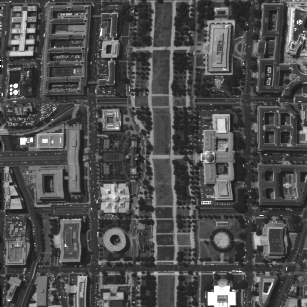
%> input picture tool/Original_band30.tif, 307 x 307 px
$ octave SGE_Demo.m   (GNU Octave 9; MATLAB toolbox functions it lacks are replaced by stand-ins)
%> lines starting %> are read from the running program, lines starting %| are printed output that depends on the picture
clear all;
close all;
clc;
%%% 加载文件夹
addpath(genpath('images\'));
addpath(genpath('Codes\'));
%% 读取或加载图像
[filename, filepath, FilterIndex ] = uigetfile('images/*.*','Read image');
%> the answer given: ../../../tool/Original_band30.tif
y =  double((imread(fullfile(filepath,filename))));
%> y: size 307x307 double; min 0, max 255, mean 77.6; mean of the top-left, top-right, bottom-left and bottom-right quarters 78, 76.3, 78.3, 77.7
% y =  double(rgb2gray(imread(fullfile(filepath,filename))));
y = y/256;
[R,C] = size(y);
%> R = 307; C = 307
% [5 lines of commented-out code are left out]

n_it = 20;
phi=2;
s=0.1;
lambda = 1000;

% Matrices I and D (sparse structure)
D = spdiags([ones(C-1,1),-ones(C-1,1)],0:1,C-1,C);
I = speye(C,C);
% Dyl = D*log(y)';
Dyl = D*y';
gl = zeros(C,1); % Initialization
for it=1:n_it    % Iterations
    b = zeros(C-1,1);
    w = zeros(C-1,1);
    % Compute b and W from eq. (12)
    for r=1:R    % Sweeping rows
        w_r = phiprimeover2x(D*gl-Dyl(:,r),phi,s);
        b = b + w_r.*Dyl(:,r);
        w = w + w_r;
    end
    % Sparse matrix W
    W = spdiags(w,0,C-1,C-1);
    % Solve tridiagonal system of eq. (13)
    gl = (D'*W*D + lambda*I)\(D'*b);
end
%> this loop made 20 passes
%> pass 1, `W = spdiags(w,0,C-1,C-1);`:
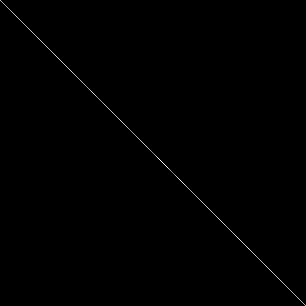
%> W: size 306x306 double; min 0, max 29364, mean 72.1; drawn with min black and max white
g = gl;
%> g = 307 values, max 0.0304 at index 174, min -0.0267 at index 1, mean 3.16e-18
y_c = y;
for c=1:C;
    y_c(:,c) = y_c(:,c)-g(c);
end
figure,imshow(y,[]);
figure,imshow(y_c,[])
figure,plot(g,'r');
%> after `plot(g,'r')`:
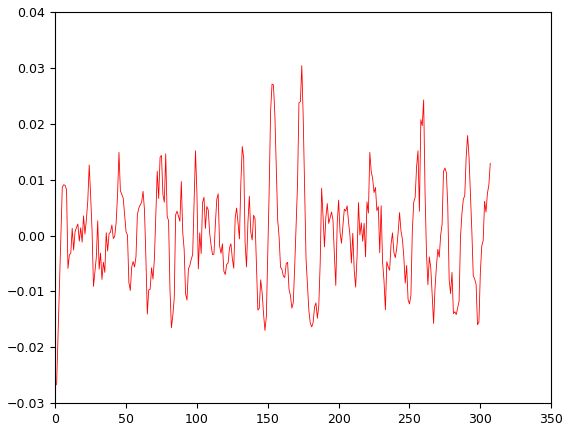
%> figure redrawn from the program's plot data; curve peaks at x = 174, y = 0.0304
return;


% g = exp(gl);
y_c = y;
for c=1:C;
    y_c(:,c) = y_c(:,c)/g(c);
end
figure,imshow(y,[]);
figure,imshow(y_c,[])
figure,plot(g,'r');
